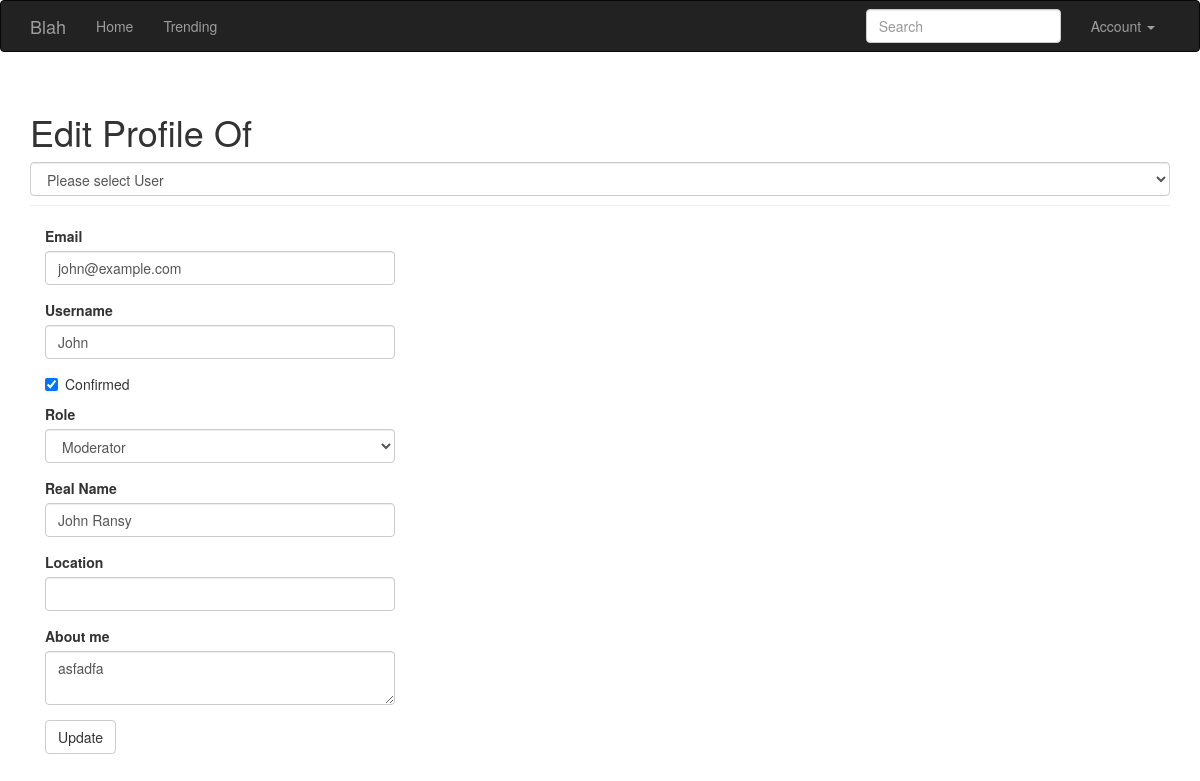
The page /edit-profile/1 (signed in) on the database its author committed.
### app/models.py (models this page shows, shortened)
class User(UserMixin, db.Model):
    __tablename__ = 'users'
    id = db.Column(db.Integer, primary_key=True)
    email = db.Column(db.String(64), unique=True, index=True)
    username = db.Column(db.String(64), unique=True, index=True)
    role_id = db.Column(db.Integer, db.ForeignKey('roles.id'))
    password_hash = db.Column(db.String(128))
    confirmed = db.Column(db.Boolean, default=False)
    name = db.Column(db.String(64))
    location = db.Column(db.String(64))
    about_me = db.Column(db.Text())
    member_since = db.Column(db.DateTime(), default=datetime.utcnow)
    last_seen = db.Column(db.DateTime(), default=datetime.utcnow)
    avatar_hash = db.Column(db.String(32))
    posts = db.relationship('Post', backref='author', lazy='dynamic')
    followed = db.relationship('Follow',
                               foreign_keys=[Follow.follower_id],
                               backref=db.backref('follower', lazy='joined'),
                               lazy='dynamic',
                               cascade='all, delete-orphan')
    followers = db.relationship('Follow',
                                foreign_keys=[Follow.followed_id],
                                backref=db.backref('followed', lazy='joined'),
                                lazy='dynamic',
                                cascade='all, delete-orphan')
    @property
    def password(self):
        raise AttributeError('Password is not a readable attribute')
    def ping(self):
        self.last_seen = datetime.utcnow()
        db.session.add(self)
    def can(self, perm):
        return self.role is not None and self.role.has_permission(perm)
    def is_administrator(self):
        return self.can(Permission.ADMIN)

### app/main/views.py (the view, shortened to what this page needs)
@main.route('/edit-profile/<int:id>', methods=['GET', 'POST'])
@login_required
@admin_required
def edit_profile_admin(id):
    allUsers = User.query.all()
    user = User.query.get_or_404(id)
    form = EditProfileAdminForm(user=user)
    form.email.data = user.email
    form.username.data = user.username
    form.confirmed.data = user.confirmed
    form.role.data = user.role_id
    form.name.data = user.name
    form.location.data = user.location
    form.about_me.data = user.about_me
    return render_template('edit_profile.html', form=form, user=user, allUsers=allUsers)

### app/main/forms.py (shortened to what this page needs)
class SearchForm(FlaskForm):
    q = StringField(_l('Search'), validators=[DataRequired()])
    def __init__(self, *args, **kwargs):
        if 'formdata' not in kwargs:
            kwargs['formdata'] = request.args
        if 'csrf_enabled' not in kwargs:
            kwargs['csrf_enabled'] = False
        super(SearchForm, self).__init__(*args, **kwargs)

class EditProfileAdminForm(FlaskForm):
    email = StringField('Email', validators=[DataRequired(), Length(1, 64),
                                             Email()])
    username = StringField('Username', validators=[
        DataRequired(), Length(1, 64),
        Regexp('^[A-Za-z][A-Za-z0-9_.]*$', 0,
               'Usernames must have only letters, numbers, dots or '
               'underscores')])
    confirmed = BooleanField('Confirmed')
    role = SelectField('Role', coerce=int)
    name = StringField('Real Name', validators=[Length(0, 64)])
    location = StringField('Location', validators=[Length(0, 64)])
    about_me = TextAreaField('About me')
    submit = SubmitField('Update')
    def __init__(self, user, *args, **kwargs):
        super(EditProfileAdminForm, self).__init__(*args, **kwargs)
        self.role.choices = [(role.id, role.name)
                             for role in Role.query.order_by(Role.name).all()]
        self.user = user

### app/auth/views.py (called while the page is built)
@auth.before_app_request
def before_request():
    if current_user.is_authenticated:
        current_user.ping()
        if not current_user.confirmed \
                and request.endpoint \
                and request.blueprint != 'auth' \
                and request.endpoint != 'static':
            return redirect(url_for('auth.unconfirmed'))

### app/main/__init__.py (called while the page is built)
@main.app_context_processor
def inject_permissions():
    return dict(Permission=Permission)

### app/main/views.py (called while the page is built)
@main.before_app_request
def before_request():
    current_user.last_seen = datetime.utcnow()
    db.session.commit()
    g.search_form = SearchForm()
    g.locale = str(get_locale())

### app/models.py (called while the page is built)
@login_manager.user_loader
def load_user(user_id):
    return User.query.get(int(user_id))

    @classmethod
    def before_commit(cls, session):
        session._changes = {
            'add': list(session.new),
            'update': list(session.dirty),
            'delete': list(session.deleted)
        }

    def has_permission(self, perm):
        return self.permissions & perm == perm

### app/templates/edit_profile.html (shortened to what this page needs)
{% extends "base.html" %}
{% import "bootstrap/wtf.html" as wtf %}
{% block page_content %}
<div class="page-header">
    {% if current_user.is_administrator() and allUsers %}
    <h1>Edit Profile Of</h1>
    <select class="form-control" name= users method="GET" action="/" onchange="location = this.options[this.selectedIndex].value;">
      <option>Please select User</option>
    </select>
    {% else %}
    <h1>Edit Your Profile</h1>
    {% endif %}
</div>
<div class="col-md-4">
    {{ wtf.quick_form(form) }}
</div>
{% endblock %}

### rows shown on the page
User: email "john@example.com", username "John", confirmed "☑", role "Moderator", name "John Ransy", about_me "asfadfa"
